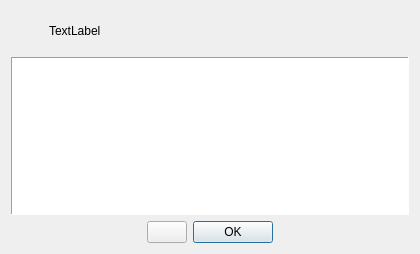
<?xml version="1.0" encoding="UTF-8"?>
<ui version="4.0">
 <class>ExceptionInfoWindow</class>
 <widget class="QDialog" name="ExceptionInfoWindow">
  <property name="windowModality">
   <enum>Qt::WindowModal</enum>
  </property>
  <property name="geometry">
   <rect>
    <x>0</x>
    <y>0</y>
    <width>420</width>
    <height>254</height>
   </rect>
  </property>
  <property name="windowTitle">
   <string>Error!</string>
  </property>
  <layout class="QVBoxLayout" name="verticalLayout_2">
   <item>
    <layout class="QVBoxLayout" name="verticalLayout">
     <item>
      <layout class="QHBoxLayout" name="horizontalLayout_2">
       <item>
        <widget class="QLabel" name="label">
         <property name="maximumSize">
          <size>
           <width>32</width>
           <height>32</height>
          </size>
         </property>
         <property name="text">
          <string/>
         </property>
         <property name="pixmap">
          <pixmap resource="../../Resources/Core.qrc">:/Core/Images/error_icon_32x32.png</pixmap>
         </property>
        </widget>
       </item>
       <item>
        <widget class="QLabel" name="errorTextLabel">
         <property name="minimumSize">
          <size>
           <width>360</width>
           <height>40</height>
          </size>
         </property>
         <property name="font">
          <font>
           <weight>50</weight>
           <bold>false</bold>
          </font>
         </property>
         <property name="text">
          <string>TextLabel</string>
         </property>
         <property name="alignment">
          <set>Qt::AlignLeading|Qt::AlignLeft|Qt::AlignVCenter</set>
         </property>
        </widget>
       </item>
      </layout>
     </item>
     <item>
      <widget class="QPlainTextEdit" name="errorInfoCtrl">
       <property name="enabled">
        <bool>true</bool>
       </property>
       <property name="minimumSize">
        <size>
         <width>360</width>
         <height>155</height>
        </size>
       </property>
       <property name="frameShape">
        <enum>QFrame::Panel</enum>
       </property>
       <property name="frameShadow">
        <enum>QFrame::Sunken</enum>
       </property>
       <property name="readOnly">
        <bool>true</bool>
       </property>
       <property name="plainText">
        <string notr="true"/>
       </property>
      </widget>
     </item>
     <item>
      <layout class="QHBoxLayout" name="horizontalLayout">
       <item>
        <spacer name="horizontalSpacer">
         <property name="orientation">
          <enum>Qt::Horizontal</enum>
         </property>
         <property name="sizeHint" stdset="0">
          <size>
           <width>40</width>
           <height>20</height>
          </size>
         </property>
        </spacer>
       </item>
       <item>
        <widget class="QPushButton" name="showErrorInfoBtn">
         <property name="enabled">
          <bool>true</bool>
         </property>
         <property name="text">
          <string notr="true"/>
         </property>
        </widget>
       </item>
       <item>
        <widget class="QPushButton" name="okBtn">
         <property name="text">
          <string notr="true">OK</string>
         </property>
         <property name="autoDefault">
          <bool>false</bool>
         </property>
         <property name="default">
          <bool>true</bool>
         </property>
        </widget>
       </item>
       <item>
        <spacer name="horizontalSpacer_2">
         <property name="orientation">
          <enum>Qt::Horizontal</enum>
         </property>
         <property name="sizeHint" stdset="0">
          <size>
           <width>40</width>
           <height>20</height>
          </size>
         </property>
        </spacer>
       </item>
      </layout>
     </item>
    </layout>
   </item>
  </layout>
 </widget>
 <layoutdefault spacing="6" margin="11"/>
 <resources>
  <include location="../../Resources/Core.qrc"/>
  <include location="../../Resources/Core.qrc"/>
 </resources>
 <connections/>
</ui>
